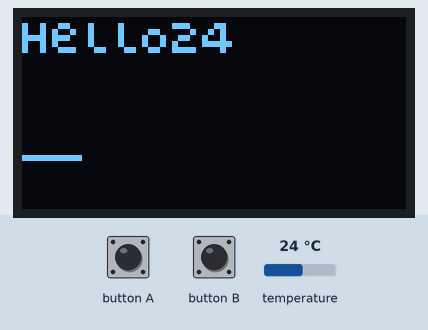
Recording of a program running on a simulated BBC micro:bit (MakeCode). Shown: 128×64 one-colour display. Inputs (shaded band) come from the test bench; at power-on: temperature 24 °C.

Above: at 1.2 s.
1.3 s: button A pressed for 0.15 s
At 1.45 s:
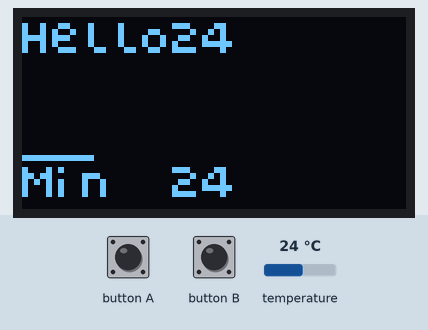
3.1 s: temperature set to 12 °C
At 4.4 s:
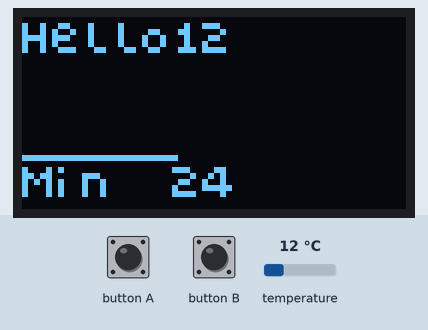
6.1 s: button B pressed for 0.15 s
At 6.6 s:
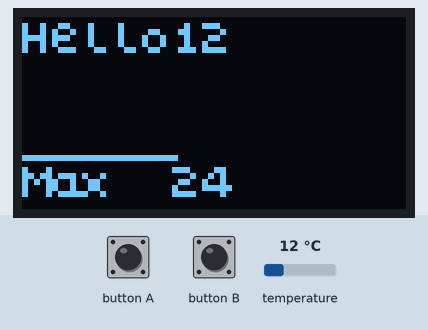
9.2 s: button A pressed for 1 s
At 10.0 s:
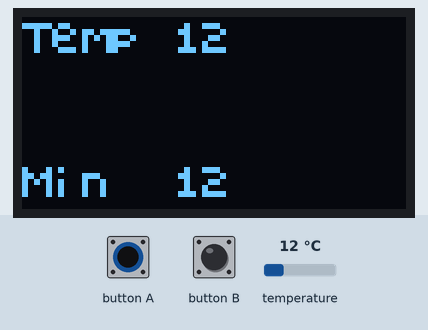
13.2 s: button B pressed for 3.2 s
At 14.2 s:
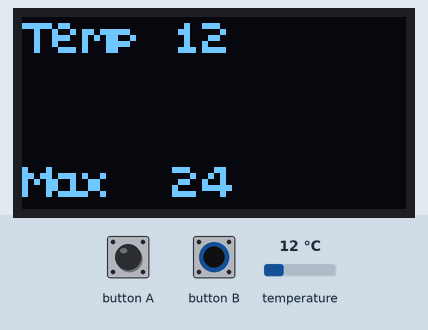
17.9 s: temperature set to 19 °C
At 19.4 s:
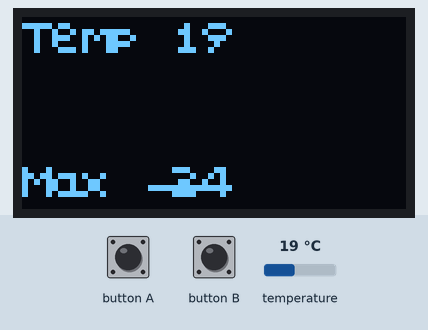
Timing chart, 0 to 20.4 s (numbered marks = the images above; inputs shaded):
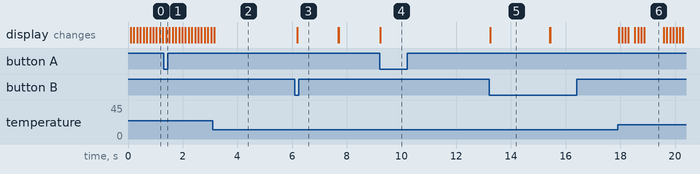

The program:

main.ts
```typescript
let tempnow = 0
OLED12864_I2C.init(60)
let index = 0
OLED12864_I2C.showString(
0,
0,
"Hello!",
1
)
let min = input.temperature()
let max = input.temperature()
basic.forever(function () {
    tempnow = input.temperature()
    if (tempnow > max) {
        max = tempnow
    }
    if (tempnow < min) {
        min = tempnow
    }
    OLED12864_I2C.showNumber(
    5,
    0,
    tempnow,
    1
    )
    OLED12864_I2C.pixel(index, 32 - Math.map(tempnow, 15, 35, 0, 20), 1)
    OLED12864_I2C.draw()
    index += 1
    if (index == 64) {
        index = 0
        OLED12864_I2C.clear()
        OLED12864_I2C.showString(
        0,
        0,
        "Temp",
        1
        )
    }
    if (input.buttonIsPressed(Button.A)) {
        OLED12864_I2C.showString(
        0,
        3,
        "Min",
        1
        )
        OLED12864_I2C.showNumber(
        5,
        3,
        min,
        1
        )
    }
    if (input.buttonIsPressed(Button.B)) {
        OLED12864_I2C.showString(
        0,
        3,
        "Max",
        1
        )
        OLED12864_I2C.showNumber(
        5,
        3,
        max,
        1
        )
    }
})
```

test.ts
```typescript
// 在此处测试；当此软件包作为插件使用时，将不会编译此软件包。
```

Measured:
- after the input at 1.3 s, the display: changes after 0.10 s (image 1)
- after the input at 6.1 s, the display: changes after 0.08 s (image 3)
- after the input at 9.2 s, the display: changes at once (image 4)
- after the input at 13.2 s, the display: changes after 0.05 s (image 5)
- after the input at 17.9 s, the display: first changes at once (image 6 shows a later state)
- what the display in image 5 shows lasts 2.2 s, from 13.2 s to 15.4 s
